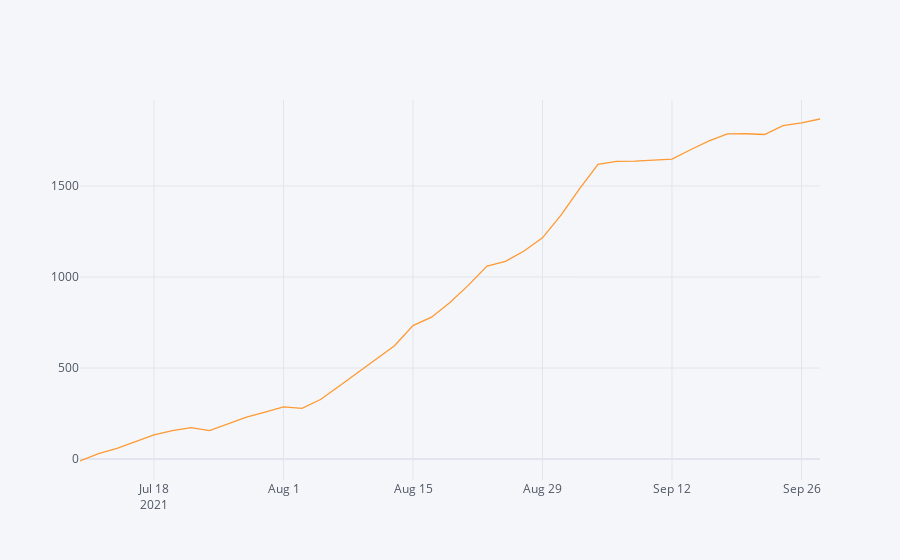

The notebook cell this image was saved under:
### Code cell
total.xs([timedelta(days=2),timedelta(days=7)],level=['holding_period','signal_horizon'],axis=1).dropna().cumsum().iplot()

### Figure 1 — Plotly figure (JSON) as saved in the notebook; plotly's stock layout.template omitted (floating-point values rounded to 4 significant figures)
{"data": [{"line": {"color": "rgba(255, 153, 51, 1.0)", "dash": "solid", "shape": "linear", "width": 1.3}, "mode": "lines", "name": "(Timedelta('7 days 00:00:00'), Timedelta('2 days 00:00:00'))", "text": "", "type": "scatter", "x": ["2021-07-10", "2021-07-12", "2021-07-14", "2021-07-16", "2021-07-18", "2021-07-20", "2021-07-22", "2021-07-24", "2021-07-26", "2021-07-28", "2021-07-30", "2021-08-01", "2021-08-03", "2021-08-05", "2021-08-07", "2021-08-09", "2021-08-11", "2021-08-13", "2021-08-15", "2021-08-17", "2021-08-19", "2021-08-21", "2021-08-23", "2021-08-25", "2021-08-27", "2021-08-29", "2021-08-31", "2021-09-02", "2021-09-04", "2021-09-06", "2021-09-08", "2021-09-10", "2021-09-12", "2021-09-14", "2021-09-16", "2021-09-18", "2021-09-20", "2021-09-22", "2021-09-24", "2021-09-26", "2021-09-28"], "y": [-10.85, 30.04, 58.05, 95.52, 132.4, 156.0, 172.8, 156.2, 194.7, 229.6, 258.0, 286.6, 278.6, 326.8, 399.7, 474.9, 545.7, 622.4, 733.3, 779.4, 859.4, 955.1, 1060.0, 1086.0, 1143.0, 1215.0, 1340.0, 1484.0, 1619.0, 1635.0, 1637.0, 1641.0, 1647.0, 1699.0, 1747.0, 1786.0, 1787.0, 1783.0, 1832.0, 1846.0, 1868.0]}], "layout": {"legend": {"bgcolor": "#F5F6F9", "font": {"color": "#4D5663"}}, "paper_bgcolor": "#F5F6F9", "plot_bgcolor": "#F5F6F9", "title": {"font": {"color": "#4D5663"}}, "xaxis": {"gridcolor": "#E1E5ED", "showgrid": true, "tickfont": {"color": "#4D5663"}, "title": {"font": {"color": "#4D5663"}, "text": ""}, "zerolinecolor": "#E1E5ED"}, "yaxis": {"gridcolor": "#E1E5ED", "showgrid": true, "tickfont": {"color": "#4D5663"}, "title": {"font": {"color": "#4D5663"}, "text": ""}, "zerolinecolor": "#E1E5ED"}}}
